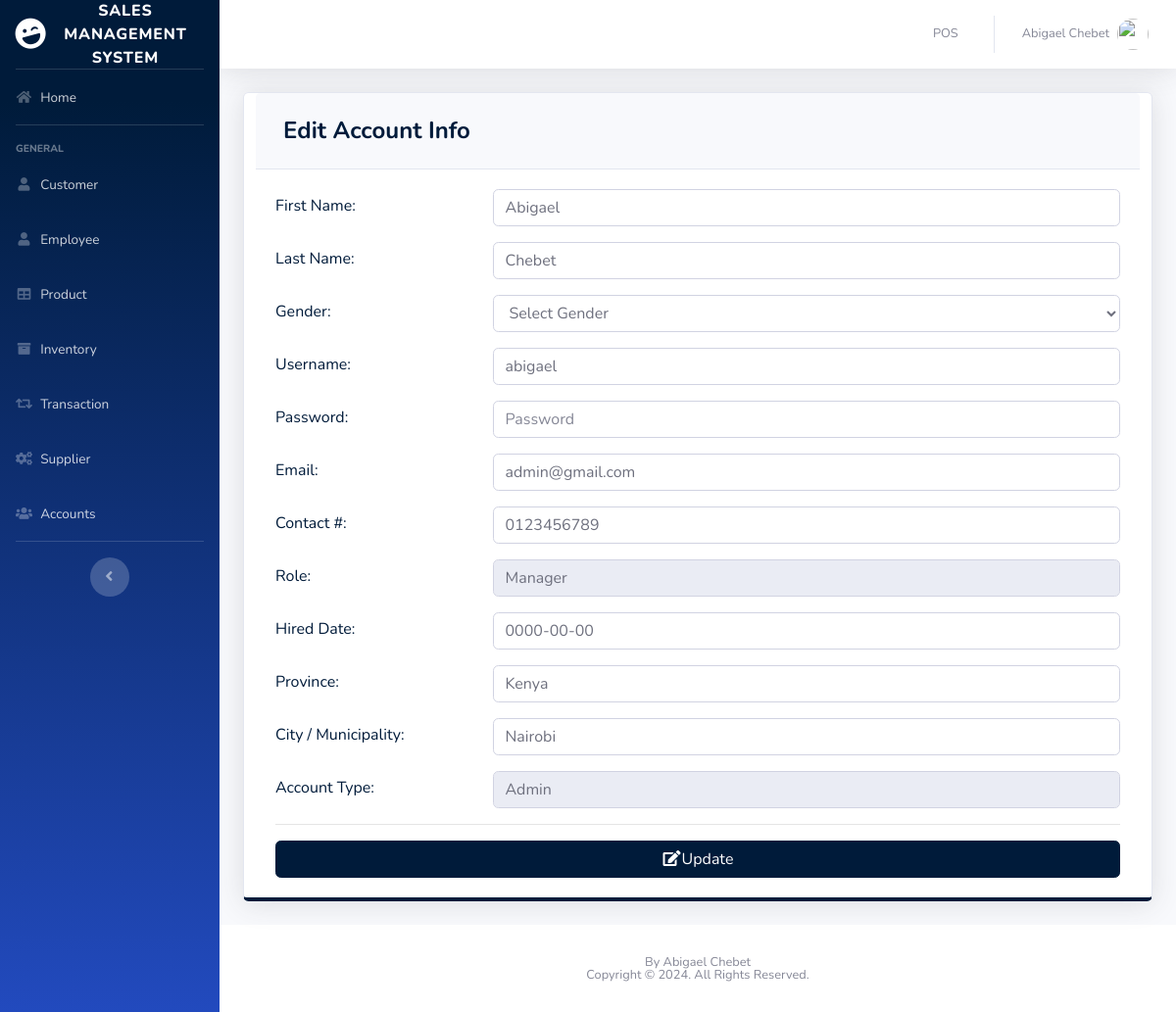
Page /pages/settings.php (signed in) on the committed database.
### tables this page shows
CREATE TABLE `users` (
  `ID` int(11) NOT NULL,
  `EMPLOYEE_ID` int(11) DEFAULT NULL,
  `USERNAME` varchar(50) DEFAULT NULL,
  `PASSWORD` varchar(50) DEFAULT NULL,
  `TYPE_ID` int(11) DEFAULT NULL
);

CREATE TABLE `employee` (
  `EMPLOYEE_ID` int(11) NOT NULL,
  `FIRST_NAME` varchar(50) DEFAULT NULL,
  `LAST_NAME` varchar(50) DEFAULT NULL,
  `GENDER` varchar(50) DEFAULT NULL,
  `EMAIL` varchar(100) DEFAULT NULL,
  `PHONE_NUMBER` varchar(11) DEFAULT NULL,
  `JOB_ID` int(11) DEFAULT NULL,
  `HIRED_DATE` varchar(50) NOT NULL,
  `LOCATION_ID` int(11) DEFAULT NULL
);

CREATE TABLE `job` (
  `JOB_ID` int(11) NOT NULL,
  `JOB_TITLE` varchar(50) DEFAULT NULL
);

CREATE TABLE `location` (
  `LOCATION_ID` int(11) NOT NULL,
  `PROVINCE` varchar(100) DEFAULT NULL,
  `CITY` varchar(100) DEFAULT NULL
);

CREATE TABLE `type` (
  `TYPE_ID` int(11) NOT NULL,
  `TYPE` varchar(50) DEFAULT NULL
);

### pages/settings.php (the view, shortened to what this page needs)
<?php
include'../includes/connection.php';
include'../includes/sidebar.php';
?>
<?php
        $query = "SELECT ID, e.FIRST_NAME, e.LAST_NAME, e.GENDER, USERNAME, PASSWORD, e.EMAIL, PHONE_NUMBER, j.JOB_TITLE, e.HIRED_DATE, t.TYPE, l.PROVINCE, l.CITY
                      FROM users u
                      join employee e on u.EMPLOYEE_ID = e.EMPLOYEE_ID
                      join job j on e.JOB_ID=j.JOB_ID
                      join location l on e.LOCATION_ID=l.LOCATION_ID
                      join type t on u.TYPE_ID=t.TYPE_ID
                      WHERE ID =".$_SESSION['MEMBER_ID'];
        $result = mysqli_query($db, $query) or die(mysqli_error($db));
          while($row = mysqli_fetch_array($result))
          {
                $a= $row['FIRST_NAME'];
                $b=$row['LAST_NAME'];
                $d=$row['USERNAME'];
                $f=$row['EMAIL'];
                $g=$row['PHONE_NUMBER'];
                $h=$row['JOB_TITLE'];
                $i=$row['HIRED_DATE'];
                $j=$row['PROVINCE'];
                $k=$row['CITY'];
                $l=$row['TYPE'];
          }
      ?>
        <div class="card shadow mb-4 col-xs-12 col-md-12 border-bottom-primary">
            <div class="card-header py-3">
              <h4 class="m-2 font-weight-bold text-primary">Edit Account Info</h4>
            </div>
            <div class="card-body">
            <form role="form" method="post" action="settings_edit.php">
              <div class="form-group row text-left text-primary">
                <div class="col-sm-3" style="padding-top: 5px;">
                 First Name:
                </div>
                <div class="col-sm-9">
                  <input class="form-control" placeholder="First Name" name="firstname" value="<?php echo $a; ?>" required>
                </div>
              </div>
              <div class="form-group row text-left text-primary">
                <div class="col-sm-3" style="padding-top: 5px;">
                 Last Name:
                </div>
                <div class="col-sm-9">
                  <input class="form-control" placeholder="Last Name" name="lastname" value="<?php echo $b; ?>" required>
                </div>
              </div>
              <div class="form-group row text-left text-primary">
                <div class="col-sm-3" style="padding-top: 5px;">
                 Gender:
                </div>
                <div class="col-sm-9">
                  <select class='form-control' name='gender' required>
                    <option value="" disabled selected hidden>Select Gender</option>
                  </select>
                </div>
              </div>
              <div class="form-group row text-left text-primary">
                <div class="col-sm-3" style="padding-top: 5px;">
                 Username:
                </div>
                <div class="col-sm-9">
                  <input class="form-control" placeholder="Username" name="username" value="<?php echo $d; ?>" required>
                </div>
              </div>
              <div class="form-group row text-left text-primary">
                <div class="col-sm-3" style="padding-top: 5px;">
                 Password:
                </div>
                <div class="col-sm-9">
                  <input type="password" class="form-control" placeholder="Password" name="password" value="" required>
                </div>
              </div>
              <div class="form-group row text-left text-primary">
                <div class="col-sm-3" style="padding-top: 5px;">
                 Email:
                </div>
                <div class="col-sm-9">
                  <input class="form-control" placeholder="Email" name="email" value="<?php echo $f; ?>" required>
                </div>
              </div>
              <div class="form-group row text-left text-primary">
                <div class="col-sm-3" style="padding-top: 5px;">
                 Contact #:
                </div>
                <div class="col-sm-9">
                   <input class="form-control" placeholder="Contact #" name="phone" value="<?php echo $g; ?>" required>
                </div>
              </div>
              <div class="form-group row text-left text-primary">
                <div class="col-sm-3" style="padding-top: 5px;">
                 Role:
                </div>
                <div class="col-sm-9">
                  <input class="form-control" placeholder="Role" name="role" value="<?php echo $h; ?>" readonly>
                </div>
              </div>
              <div class="form-group row text-left text-primary">
                <div class="col-sm-3" style="padding-top: 5px;">
                 Hired Date:
                </div>
                <div class="col-sm-9">
                  <input class="form-control" placeholder="Hired Date" name="hireddate" value="<?php echo $i; ?>" required>
                </div>
              </div>
              <div class="form-group row text-left text-primary">
                <div class="col-sm-3" style="padding-top: 5px;">
                 Province:
                </div>
                <div class="col-sm-9">
                  <input class="form-control" placeholder="Province" name="province" value="<?php echo $j; ?>" required>
                </div>
              </div>
              <div class="form-group row text-left text-primary">
                <div class="col-sm-3" style="padding-top: 5px;">
                 City / Municipality:
                </div>
                <div class="col-sm-9">
                  <input class="form-control" placeholder="City / Municipality" name="city" value="<?php echo $k; ?>" required>
                </div>
              </div>
              <div class="form-group row text-left text-primary">
                <div class="col-sm-3" style="padding-top: 5px;">
                  Account Type:
                </div>
                <div class="col-sm-9">
                  <input class="form-control" placeholder="Account Type" name="type" value="<?php echo $l; ?>" readonly>
                </div>
              </div>
              <hr>
                <button type="submit" class="btn btn-primary btn-block"><i class="fa fa-edit fa-fw"></i>Update</button>
              </form>
            </div>
          </div>
<?php
include'../includes/footer.php';
?>

### rows in the picture
users: firstname "Abigael", lastname "Chebet", username "abigael", email "admin@gmail.com", phone "0123456789", role "Manager", hireddate "0000-00-00", province "Kenya", city "Nairobi", type "Admin"

### other values in the picture
$_SESSION['FIRST_NAME'] "Abigael"
$_SESSION['LAST_NAME'] "Chebet"
